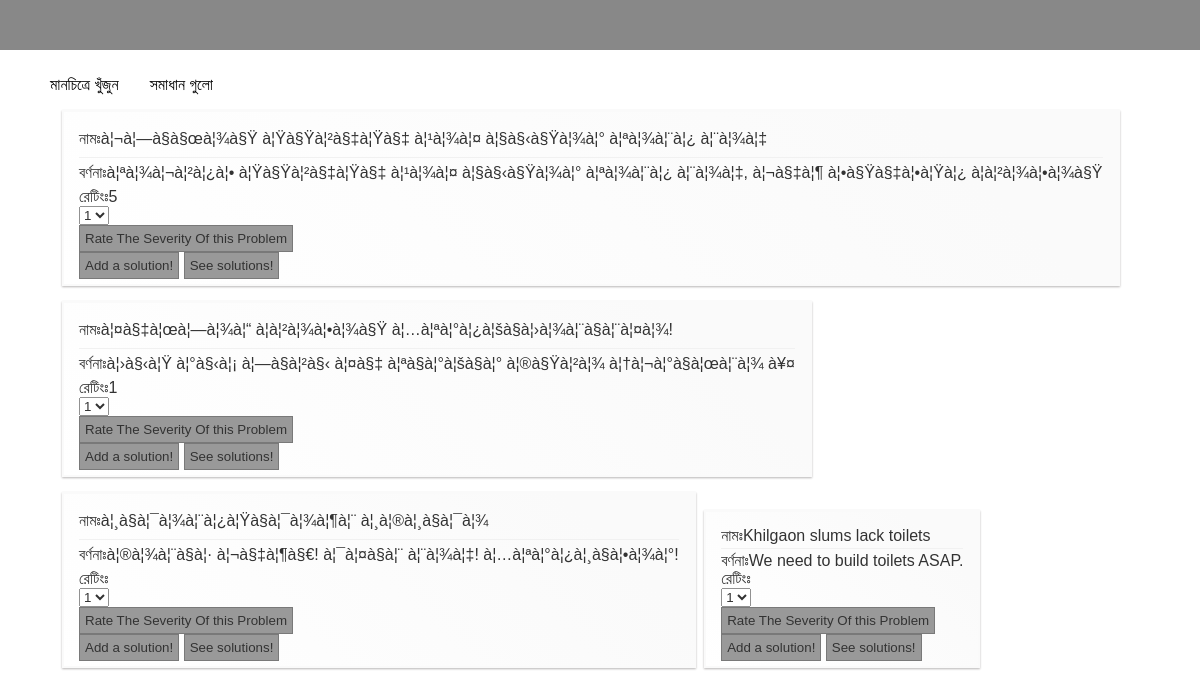
Page /problem-list.php on the committed database.
### tables this page shows
CREATE TABLE `problems` (
  `id` int(11) NOT NULL AUTO_INCREMENT,
  `name` varchar(255) NOT NULL,
  `uploader_id` varchar(50) NOT NULL,
  `uploader_name` varchar(255) NOT NULL,
  `email` varchar(100) NOT NULL,
  `description` varchar(255) DEFAULT NULL,
  `rating` int(11) DEFAULT NULL,
  `filename` varchar(100) NOT NULL,
  `entry_date` datetime NOT NULL,
  `like_count` int(11) unsigned zerofill NOT NULL,
  `last_liked` datetime NOT NULL,
  `status` varchar(20) NOT NULL,
  `stars` int(30) unsigned zerofill NOT NULL,
  `latitude` double DEFAULT NULL,
  `longitude` double DEFAULT NULL,
  PRIMARY KEY (`id`)
);

### DataAccess.php (called while the page is built, shortened)
<?php
    class DataAccess
    {
        private $servername;
        private $username;
        private $password;
        private $queryCount;
        private $lastResultset;
        function __construct($configName)
        {
            $this->queryCount = 0;
            $this->servername = "localhost" ;
            $this->username = "root";
            $this->password = "" ;
            $this->databasename = "hackathon_peer";
        }
        private function connect()
        {
            $this->connection = mysql_connect($this->servername, $this->username, $this->password);
            return;
        }
    public function getResultSet($sql)
        {
            if($this->lastResultset = mysql_query($sql))
            {
                $this->queryCount++;
            }
            else
            {
                echo 'Error querying database. '. mysql_error();
            }
            return $this->lastResultset;
        }
    }
?>

### includes/functions.php (called while the page is built, shortened)
<?php
    require_once("DataAccess.php");
    function getItems($limit,$table,$problemID){
        $data = new DataAccess('photo');
        $sql = "SELECT * FROM $table ORDER BY RATING DESC LIMIT $limit";
        $resultset = $data->getResultSet($sql);
        if($resultset){
            return $resultset;
        }else{
            return mysql_error();
        }
    }
?>

### problem-list.php (the view, shortened to what this page needs)
<?php require_once('DataAccess.php');
    require_once('includes/functions.php');
?>
<html>
    <head>
    <link href="stylesheets/style.css" rel="stylesheet" type="text/css" />
    </head>
    <body>
    <div id="container" style="background: white;">
    <div id="topbar" style="width: 100%;">
                    <ul>
                    <a style="color: black;" href="index.php"><li> মানচিত্রে খুঁজুন</li></a>&nbsp;&nbsp;&nbsp;&nbsp;&nbsp;&nbsp;
                        <a style="color: black;" href="solution-list.php"><li> সমাধান গুলো</li></a>
                    </ul>
                </div>
        <div id="wrapper" >
        <div id="coloumns" >
        <?php
            $result=getItems(30,"problems",null);
            while($row=mysql_fetch_array($result)){
            ?>
            <div class="pin">
                <div class="problemName">নামঃ<?php echo $row['name']; ?></div>
                <div class="problemDesc">বর্ণনাঃ<?php echo $row['description']; ?></div>
                <div class="problemRating">রেটিংঃ<?php echo $row['rating']; ?></div>
                <select id="stars_<?php echo $row['id']; ?>" name="stars">
                    <option value="1">1</option>
                </select>
                <br/>
                <button id="rate" onclick="rateIt('<?php echo $row['id']; ?>')">Rate The Severity Of this Problem</button>
                <br/><button id="sol" onclick="sol(<?php echo $row['id']; ?>)">Add a solution!</button>
                <a href="rateSol.php?id=<?php echo $row['id']; ?>"><button id="sol" >See solutions!</button></a>
            </div>
        <?php
            }
        ?>
        </div>
        </div>
    </div>
    </body>
</html>

### stylesheets/style.css (style rules this page uses)
body { margin: 0px; padding: 0px; background-color: #888888; font-family: sans-serif; }
#container { background-color: #888888; width: 100%; height: 100%; }
button { cursor: pointer; padding: 5px; background: gray; color:black; border: 1px solid #585858; }
.problemName { padding-bottom:3px; margin-bottom:3px; border-bottom: 1px solid #eee; }
#topbar { padding-top: 10px; padding-left: 10px; float: left; width: 30%; }
#topbar li { list-style: decimal; display: inline; }
#topbar a { text-decoration: none; color: white; }

### problem-list.php (style rules this page uses)
#wrapper { width: 90%; max-width: 1366px; min-width: 800px; margin: 50px auto; }
.pin { display: inline-block; background: #FEFEFE; border: 2px solid #FAFAFA; box-shadow: 0 1px 2px rgba(34, 25, 25, 0.4); margin: 0 2px 15px; -webkit-column-break-inside: avoid; -moz-column-break-inside: avoid; column-break-inside: avoid; padding: 15px; padding-bottom: 5px; background: -webkit-linear-gradient(45deg, #FFF, #F9F9F9); opacity: 0.8; -webkit-transition: all .5s ease; -moz-transition: all .5s ease; -o-transition: all .5s ease; transition: all .5s ease; }

### rows in the picture
problems: name "à¦¬à¦—à§à§œà¦¾à§Ÿ à¦Ÿà§Ÿà¦²à§‡à¦Ÿà§‡ à¦¹à¦¾à¦¤ à¦§à§‹à§Ÿà¦¾à¦° à¦ªà¦¾à¦¨à¦¿ à¦¨à¦¾à¦‡", description "à¦ªà¦¾à¦¬à¦²à¦¿à¦• à¦Ÿà§Ÿà¦²à§‡à¦Ÿà§‡ à¦¹à¦¾à¦¤ à¦§à§‹à§Ÿà¦¾à¦° à¦ªà¦¾à¦¨à¦¿ à¦¨à¦¾à¦‡, à¦¬à§‡à¦¶ à¦•à§Ÿà§‡à¦•à¦Ÿà¦¿ à¦à¦²à¦¾à¦•à¦¾à§Ÿ", rating "5", stars "1"
problems: name "à¦¤à§‡à¦œà¦—à¦¾à¦“ à¦à¦²à¦¾à¦•à¦¾à§Ÿ à¦…à¦ªà¦°à¦¿à¦šà§à¦›à¦¾à¦¨à§à¦¨à¦¤à¦¾!", description "à¦›à§‹à¦Ÿ à¦°à§‹à¦¡ à¦—à§à¦²à§‹ à¦¤à§‡ à¦ªà§à¦°à¦šà§à¦° à¦®à§Ÿà¦²à¦¾ à¦†à¦¬à¦°à§à¦œà¦¨à¦¾ à¥¤", rating "1", stars "1"
problems: name "à¦¸à§à¦¯à¦¾à¦¨à¦¿à¦Ÿà§à¦¯à¦¾à¦¶à¦¨ à¦¸à¦®à¦¸à§à¦¯à¦¾", description "à¦®à¦¾à¦¨à§à¦· à¦¬à§‡à¦¶à§€! à¦¯à¦¤à§à¦¨ à¦¨à¦¾à¦‡! à¦…à¦ªà¦°à¦¿à¦¸à§à¦•à¦¾à¦°!", stars "1"
problems: name "Khilgaon slums lack toilets", description "We need to build toilets ASAP.", stars "1"
